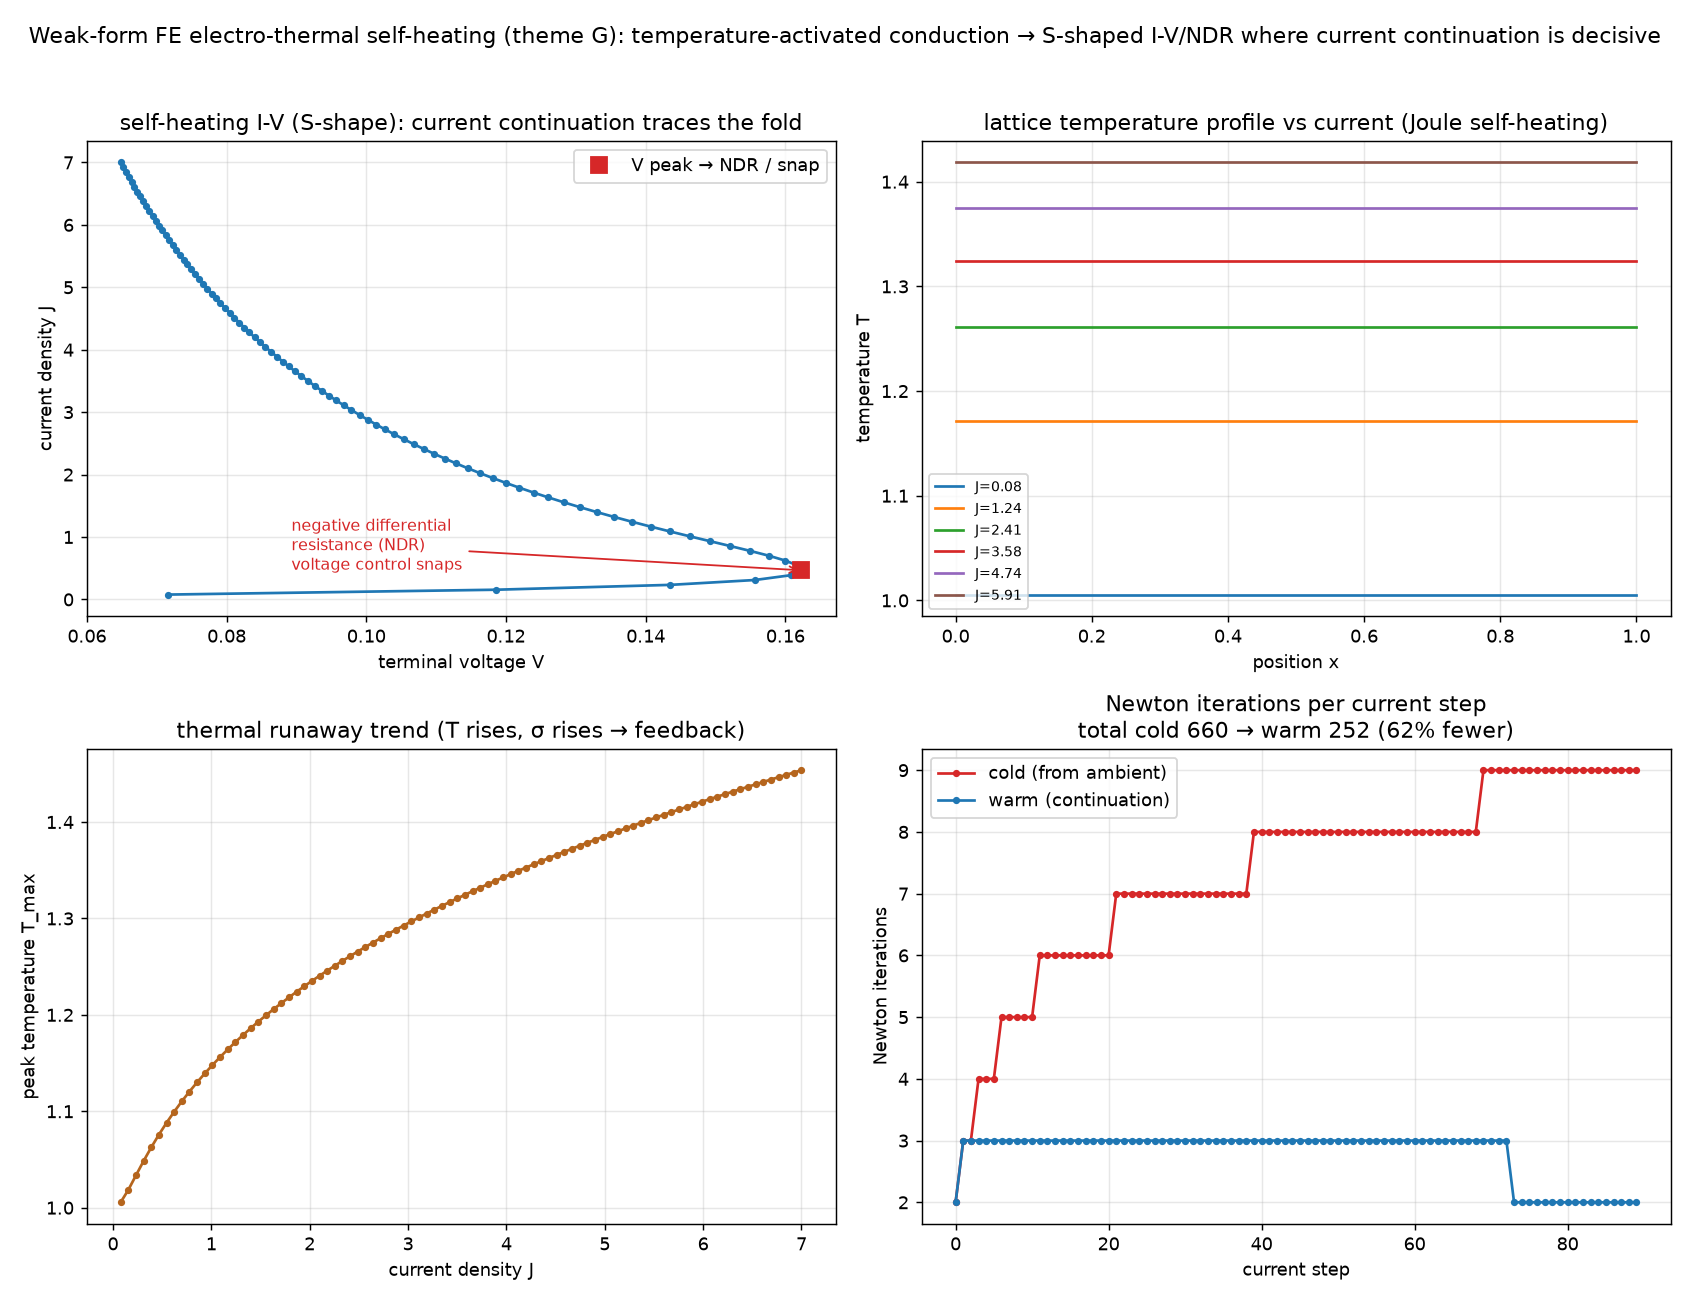

The script that saved this image:
"""electrothermal_selfheating.py — seed demo for research theme G
(research/RESEARCH_THEMES_muramatsu.md, LITREVIEW_G_electrothermal.md): weak-form
finite-element, self-consistent ELECTRO-THERMAL self-heating, where current
continuation is decisive. Non-fracture multiphysics that couples this repo's
electrical (drift-diffusion, ⑧⑨) and thermal (⑥⑦) sides.

Physics (1D, steady, self-consistent). A conductor of length L carries current
density J. Conductivity is temperature-activated, sigma(T) = exp(EA (1/T0 - 1/T))
(rises with T — leakage/intrinsic-like), so Joule heating raises T, raises sigma,
raises the current path — the electro-thermal feedback that produces self-heating.
Current continuity in 1D gives a uniform J, local field E(x) = J / sigma(T(x)),
Joule source J*E = J^2 / sigma(T), and the steady heat equation with a distributed
substrate heat sink (thermal-network picture; cf. CFET self-heating literature):

    -kappa T''(x) + h (T - T0) = J^2 / sigma(T(x))   (insulated ends),

solved by damped Newton on P1 finite elements (weak form). The terminal voltage is
V(J) = J * integral dx / sigma(T(x)). As J rises, sigma rises fast, so V rises then
*falls* — an S-shaped I-V with negative differential resistance (a hallmark of
self-heating, cf. non-isothermal drift-diffusion literature).

Idea C, made necessary by the physics: sweeping the CURRENT J (continuation) traces
the whole folded I-V including the NDR branch; sweeping the VOLTAGE cannot — past the
peak it snaps through (the NDR branch is voltage-inaccessible). Warm-starting each J
step from the previous solution also cuts Newton iterations. FEM keeps accuracy.

Honest scope: reduced electro-thermal model (temperature-activated Ohmic conduction),
not full non-isothermal 2-carrier drift-diffusion (the natural extension — couple ⑧⑨
with this heat equation). Illustrative non-dimensional units. No ML (pure physics /
numerics), by design for this theme.

Run:  python3 electrothermal_selfheating.py   (writes electrothermal_selfheating.png)
      python3 electrothermal_selfheating.py --help
"""
from __future__ import annotations

import argparse

import numpy as np
import scipy.sparse as sp
import scipy.sparse.linalg as spla

SEED = 20260725
L = 1.0
KAPPA = 0.02            # lateral heat conduction
HSINK = 1.0            # distributed heat loss to the substrate (thermal-network sink)
T0 = 1.0
EA = 15.0              # activation (dimensionless): larger = stronger feedback
NEWTON_TOL = 1e-9
NEWTON_MAX = 80


def sigma(T, ea=EA, t0=T0):
    return np.exp(ea * (1.0 / t0 - 1.0 / T))          # sigma(t0)=1, rises with T


def dsigma(T, ea=EA, t0=T0):
    return sigma(T, ea, t0) * ea / T ** 2


def assemble(n):
    x = np.linspace(0, L, n)
    h = x[1] - x[0]
    # P1 stiffness (Laplacian) and lumped mass
    main = np.full(n, 2.0 / h); main[0] = main[-1] = 1.0 / h
    off = np.full(n - 1, -1.0 / h)
    K = sp.diags([off, main, off], [-1, 0, 1]).tocsc()
    ml = np.full(n, h); ml[0] = ml[-1] = h / 2
    return x, K, ml


def solve_T(J, Kk, ml, T_init, ea=EA, hsink=HSINK, t0=T0):
    """Damped Newton for  -kappa T'' + h(T-t0) = J^2/sigma(T)  (distributed
    substrate heat sink; no cold end-clamps, so the whole device can heat).
    Physics params (ea activation, hsink substrate coupling, t0 ambient) are
    overridable so a parameter-sweep dataset can reuse this same solver."""
    T = T_init.copy()
    Hm = sp.diags(hsink * ml)

    def resid(TT):
        return Kk @ TT + hsink * ml * (TT - t0) - ml * (J ** 2 / sigma(TT, ea, t0))

    hist = []
    for it in range(1, NEWTON_MAX + 1):
        R = resid(T)
        rn = np.linalg.norm(R); hist.append(rn)
        if rn < NEWTON_TOL:
            return T, it - 1, hist
        dS = -(J ** 2) * dsigma(T, ea, t0) / sigma(T, ea, t0) ** 2   # d(J^2/sigma)/dT
        Jac = (Kk + Hm - sp.diags(ml * dS)).tocsc()
        dT = spla.spsolve(Jac, -R)
        a = 1.0
        for _ in range(40):
            if np.linalg.norm(resid(T + a * dT)) < rn:
                break
            a *= 0.5
        T = T + a * dT
    return T, NEWTON_MAX, hist


def voltage(J, T, x, ea=EA, t0=T0):
    # V = J * integral dx / sigma(T)  (trapezoidal)
    f = 1.0 / sigma(T, ea, t0)
    return J * float(np.sum(0.5 * (f[:-1] + f[1:]) * np.diff(x)))


def main():
    ap = argparse.ArgumentParser(description=__doc__,
                                 formatter_class=argparse.RawDescriptionHelpFormatter)
    ap.add_argument("--n", type=int, default=81, help="FE nodes")
    ap.add_argument("--nstep", type=int, default=90, help="current-continuation steps")
    ap.add_argument("--jmax", type=float, default=7.0, help="max current density")
    ap.add_argument("--out", type=str, default="electrothermal_selfheating.png")
    ap.add_argument("--data", type=str, default="electrothermal_selfheating",
                    help="dataset basename (writes .csv sweep + .npz with T(x) profiles)")
    args = ap.parse_args()
    if args.nstep < 3:
        ap.error("--nstep must be >= 3")

    x, K, ml = assemble(args.n)
    Kk = (KAPPA * K).tocsc()
    Js = np.linspace(args.jmax / args.nstep, args.jmax, args.nstep)

    # ---- current continuation (warm) ----
    Tw = np.full(args.n, T0); warm_it, V, Tmax = [], [], []
    Tsnap = {}
    for k, J in enumerate(Js):
        Tw, it, _ = solve_T(J, Kk, ml, Tw)
        warm_it.append(it); V.append(voltage(J, Tw, x)); Tmax.append(Tw.max())
        Tsnap[k] = Tw.copy()
    V = np.array(V); Tmax = np.array(Tmax)

    # ---- cold (each J from ambient T0) ----
    cold_it = []
    for J in Js:
        _, it, _ = solve_T(J, Kk, ml, np.full(args.n, T0))
        cold_it.append(it)

    # detect the NDR fold (V peak) -> voltage control can't pass it
    kpk = int(np.argmax(V))
    ndr = kpk < len(V) - 1 and V[-1] < V[kpk]
    tc, tw = int(sum(cold_it)), int(sum(warm_it))
    print(f"\nelectro-thermal self-heating: {args.nstep} current steps, {args.n} nodes")
    print(f"  I-V: V peaks at J={Js[kpk]:.2f} (V={V[kpk]:.3f}), then "
          f"{'FOLDS BACK (NDR/S-shape)' if ndr else 'monotone'} -> V_end={V[-1]:.3f}")
    print(f"  -> current continuation traces the fold; voltage control snaps through it")
    print(f"  Newton iters (per step)  cold {tc}  warm {tw}  ({100*(tc-tw)/tc:.0f}% fewer)")
    print(f"  max lattice temperature rise: {Tmax[-1]/T0:.2f} x T0")

    # ---- dataset export (sweep table + temperature-field profiles) ----
    if args.data:
        import csv
        Tprof = np.array([Tsnap[k] for k in range(len(Js))])          # (nstep, n)
        np.savez(args.data + ".npz", J=Js, V=V, Tmax=Tmax, x=x, T_profiles=Tprof,
                 cold_iters=np.array(cold_it), warm_iters=np.array(warm_it),
                 params=dict(EA=EA, KAPPA=KAPPA, HSINK=HSINK, T0=T0))
        with open(args.data + ".csv", "w", newline="") as f:
            w = csv.writer(f)
            w.writerow(["step", "J", "V", "Tmax", "cold_iters", "warm_iters"])
            for k in range(len(Js)):
                w.writerow([k, f"{Js[k]:.6g}", f"{V[k]:.6g}", f"{Tmax[k]:.6g}",
                            cold_it[k], warm_it[k]])
        print(f"wrote dataset {args.data}.csv ({len(Js)} rows) and {args.data}.npz "
              f"(T(x) profiles {Tprof.shape})")

    _plot(args.out, x, Js, V, Tmax, Tsnap, cold_it, warm_it, kpk, ndr, tc, tw)
    print(f"wrote {args.out}")


def _plot(out, x, Js, V, Tmax, Tsnap, cold_it, warm_it, kpk, ndr, tc, tw):
    import matplotlib
    matplotlib.use("Agg")
    import matplotlib.pyplot as plt
    fig, ax = plt.subplots(2, 2, figsize=(13, 10))

    # I-V (current vs voltage), fold marked
    ax[0, 0].plot(V, Js, "-o", ms=3, color="#1f77b4")
    ax[0, 0].plot(V[kpk], Js[kpk], "s", ms=9, color="#d62728",
                  label="V peak → NDR / snap" if ndr else "V peak")
    ax[0, 0].annotate("negative differential\nresistance (NDR)\nvoltage control snaps",
                      xy=(V[kpk], Js[kpk]), xytext=(V[kpk] * 0.55, Js[kpk] * 1.02),
                      fontsize=9, color="#d62728",
                      arrowprops=dict(arrowstyle="->", color="#d62728"))
    ax[0, 0].set_xlabel("terminal voltage V"); ax[0, 0].set_ylabel("current density J")
    ax[0, 0].set_title("self-heating I-V (S-shape): current continuation traces the fold")
    ax[0, 0].legend(); ax[0, 0].grid(True, alpha=0.3)

    # temperature profiles at increasing current
    for k in range(0, len(Js), max(1, len(Js) // 6)):
        ax[0, 1].plot(x, Tsnap[k], label=f"J={Js[k]:.2f}")
    ax[0, 1].set_xlabel("position x"); ax[0, 1].set_ylabel("temperature T")
    ax[0, 1].set_title("lattice temperature profile vs current (Joule self-heating)")
    ax[0, 1].legend(fontsize=8); ax[0, 1].grid(True, alpha=0.3)

    # peak temperature vs current
    ax[1, 0].plot(Js, Tmax, "-o", ms=3, color="#b5651d")
    ax[1, 0].set_xlabel("current density J"); ax[1, 0].set_ylabel("peak temperature T_max")
    ax[1, 0].set_title("thermal runaway trend (T rises, σ rises → feedback)")
    ax[1, 0].grid(True, alpha=0.3)

    xs = np.arange(len(cold_it))
    ax[1, 1].plot(xs, cold_it, "-o", ms=3, color="#d62728", label="cold (from ambient)")
    ax[1, 1].plot(xs, warm_it, "-o", ms=3, color="#1f77b4", label="warm (continuation)")
    ax[1, 1].set_title(f"Newton iterations per current step\ntotal cold {tc} → warm {tw} "
                       f"({100*(tc-tw)/tc:.0f}% fewer)")
    ax[1, 1].set_xlabel("current step"); ax[1, 1].set_ylabel("Newton iterations")
    ax[1, 1].legend(); ax[1, 1].grid(True, alpha=0.3)

    fig.suptitle("Weak-form FE electro-thermal self-heating (theme G): temperature-activated "
                 "conduction → S-shaped I-V/NDR where current continuation is decisive", fontsize=12)
    fig.tight_layout(rect=[0, 0, 1, 0.96])
    fig.savefig(out, dpi=130)


if __name__ == "__main__":
    main()
